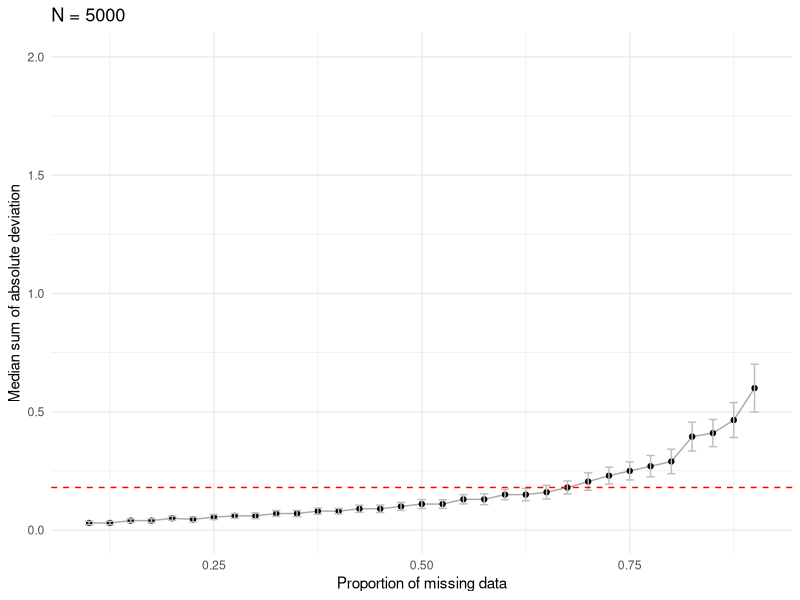
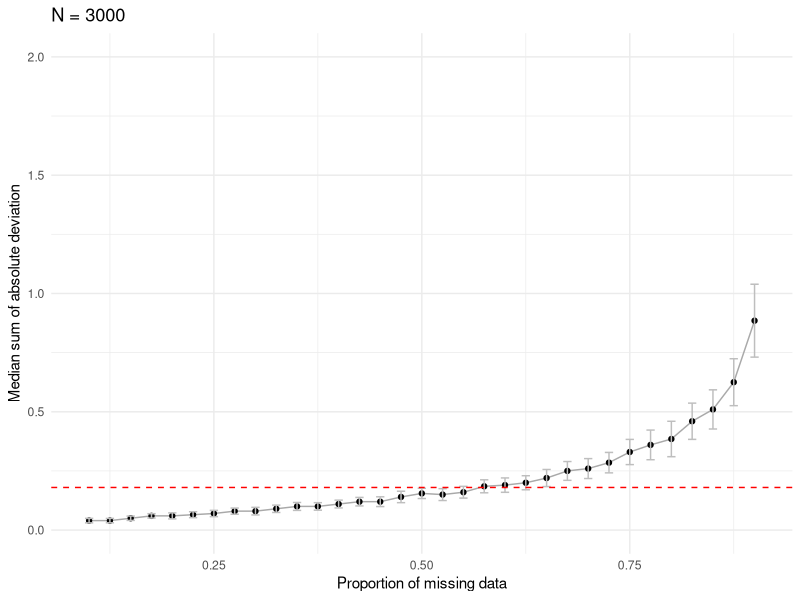
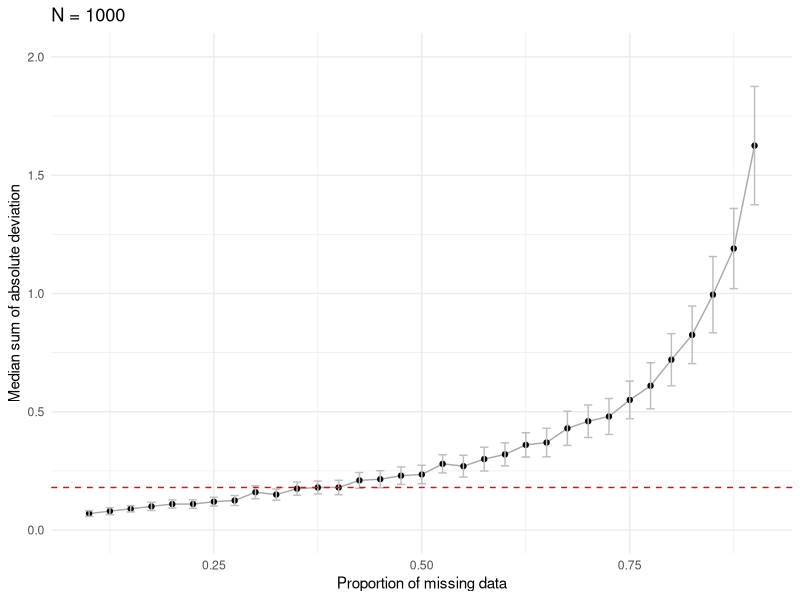
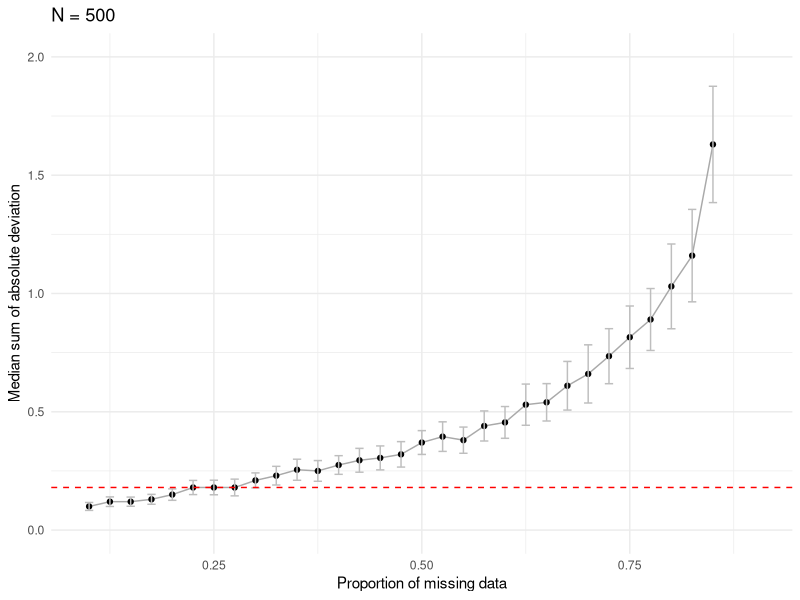

Here is the R script that generated these plots, in order: (Note: a time limit stopped this script after it produced the figures.)
## ---- chunk 1
library(MASS)
library(tidyverse)
library(GGally)

set.seed(110)

knitr::opts_chunk$set(echo = TRUE)
## ---- chunk 2

#correlation matrix
cor_matrix <- rbind(c(1, .25, .35, .15),
                    c(.25, 1, .2, .25),
                    c(.35, .2, 1, .1),
                    c(.15, .25, .1, 1))

cor_matrix

#vector of means
mean_vector <- c(5, 3, 4, 5)

#sample sizes for the simulation
sample_size_options <- c(5000, 3000, 1000, 500, 200)


## ---- chunk 3

for (sample_size in sample_size_options) {

  #simulate the data
  df <- as.data.frame(mvrnorm(n = sample_size, 
                                  mu = mean_vector, 
                                  Sigma = cor_matrix))
  
  
  # Testing the effect of missingness
  
  sim_summary <- data.frame(n = NA,
                            missing = NA,
                            iteration = NA,
                            sum_abs_dev = NA)
  
  missing_prob <- seq(0.1, .9, by = 0.025) #test NA percentage bet. .1 and .9
  
  for (missing in missing_prob) {
  
    for (iteration in 1:100) {
    
    #creating a matrix of NAs
    
      for (i in 5:8) {
          df[, i] <- sample(c("response", NA),
                        replace = TRUE,
                        size = sample_size,
                        prob = c(1 - missing, missing))
        }
    
    #apply NAs to the complete dataset
    df_w_na <- df %>% 
                  dplyr::mutate(V1_na = if_else(V5 == "response", V1, -100),
                                V2_na = if_else(V6 == "response", V2, -100),
                                V3_na = if_else(V7 == "response", V3, -100),
                                V4_na = if_else(V8 == "response", V4, -100)
                                  ) %>% 
                  dplyr::select(contains("_na"))
    
    #correlation matrix for the df with NAs
    cor_matrix_w_na <- cor(df_w_na, use = "pairwise.complete.obs") %>% round(2)
    
    
    #the original correlation matrix
    orig_cor_matrix <- cor(df[, 1:4]) %>% round(2)
    
    #compare the original correlation matrix and the one with NAs
    dif_cor_matrix <- orig_cor_matrix - cor_matrix_w_na
    
    #sum of absolute deviation
    sum_abs_dev <- sum(abs(dif_cor_matrix)) / 2
    
    #save the output of this iteration
    sim_summary <- rbind(sim_summary, c(sample_size, missing, iteration, sum_abs_dev))
    
    #print the iteration step (this is important for long simulations)
    print(paste0("simulation step: n = ", sample_size, ", %NA = ", missing, ", iter. = ", iteration))
     
    }
  }

  #save the plot based on the full simulation for the assigned sample size
  summary_plot <- sim_summary[-1,] %>% 
                dplyr::group_by(missing) %>% 
                summarise(med_dev = median(sum_abs_dev),
                          sd = sd(sum_abs_dev)) %>% 
                ggplot(aes(x = missing, y = med_dev)) +
                      geom_line(color = "darkgray") +
                      geom_point() +
                      ylim(0, 2) +
                      labs(
                           title = paste0("N = ", sample_size),
                           x = "Proportion of missing data",
                           y = "Median sum of absolute deviation") +
                geom_errorbar(aes(ymin = med_dev - sd/2, ymax = med_dev + sd/2), width=.01,
                   color = "gray") +
                geom_hline(yintercept = .18, linetype = "dashed", 
                      color = "red", size = .5) +
                theme_minimal() 
  
  print(summary_plot) 
  plot_name <- paste0("plot_", sample_size)
  assign(plot_name, summary_plot)

}

## ---- chunk 4

ggpubr::ggarrange(plot_5000, plot_3000, plot_1000, plot_500, plot_200, 
          ncol = 1, nrow = 5)
